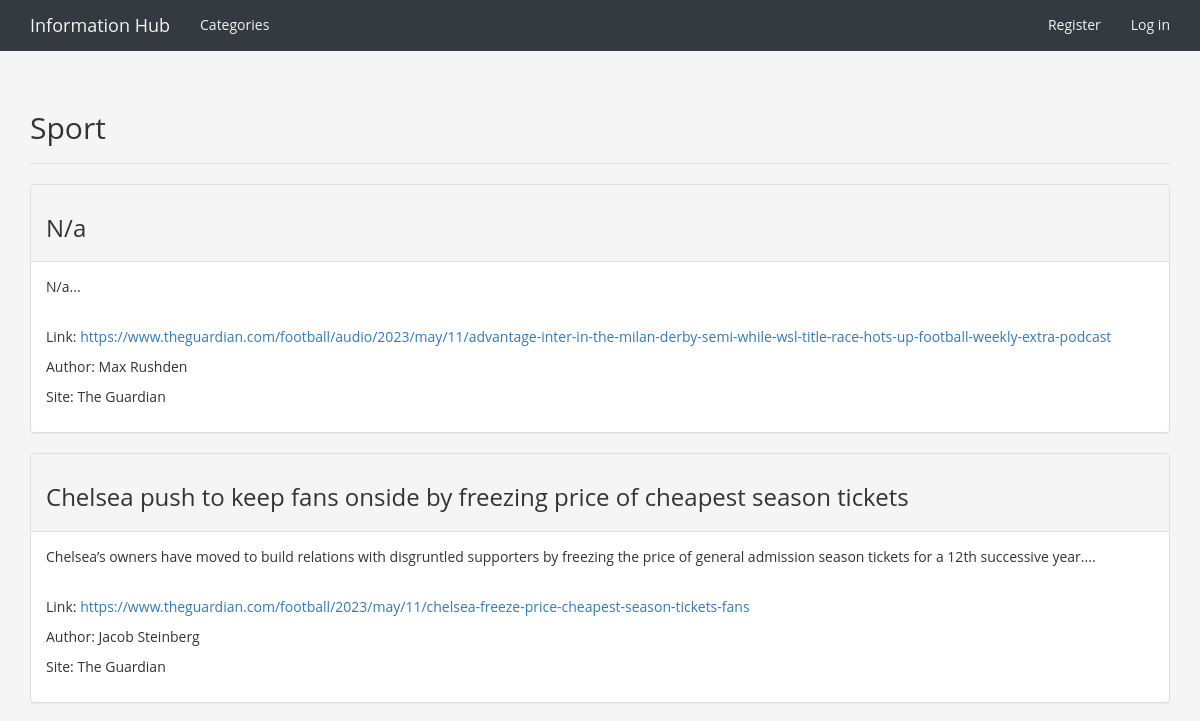
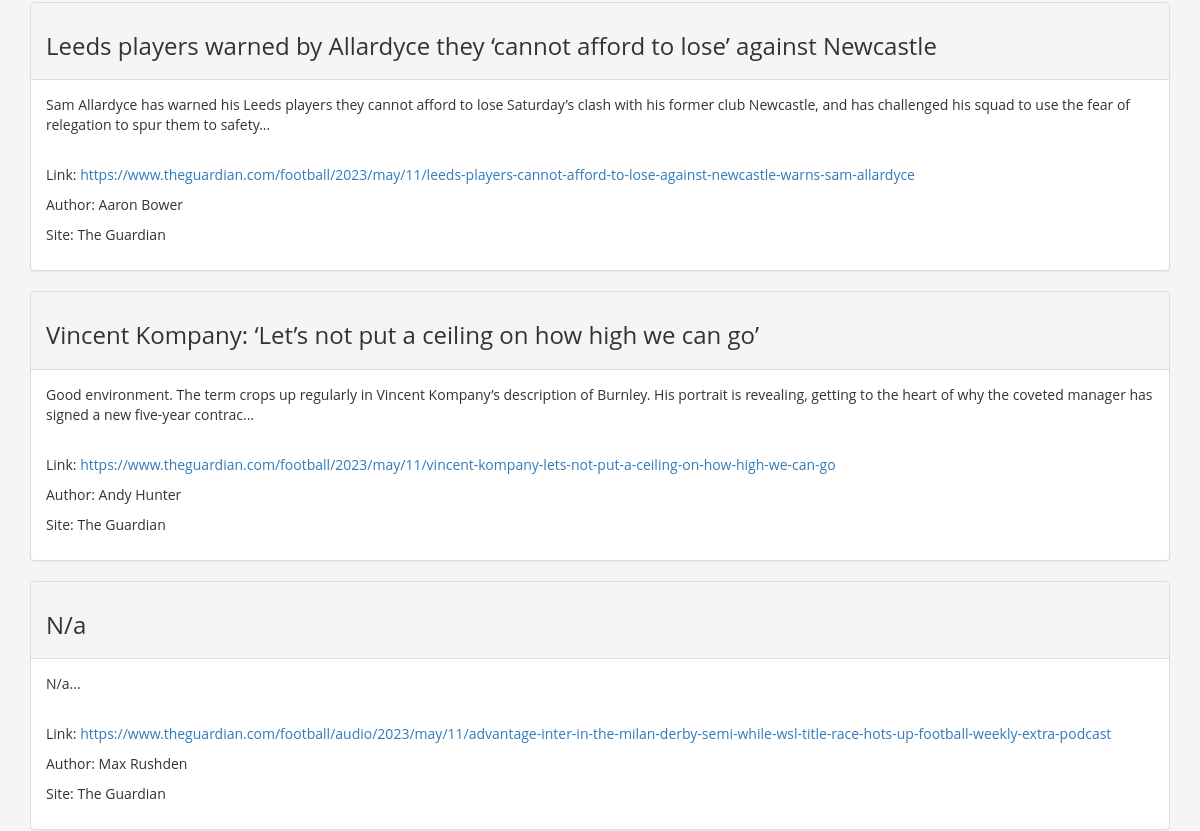
The app's page /categories/2/ (upper part), older data (2 pictures, top to bottom).
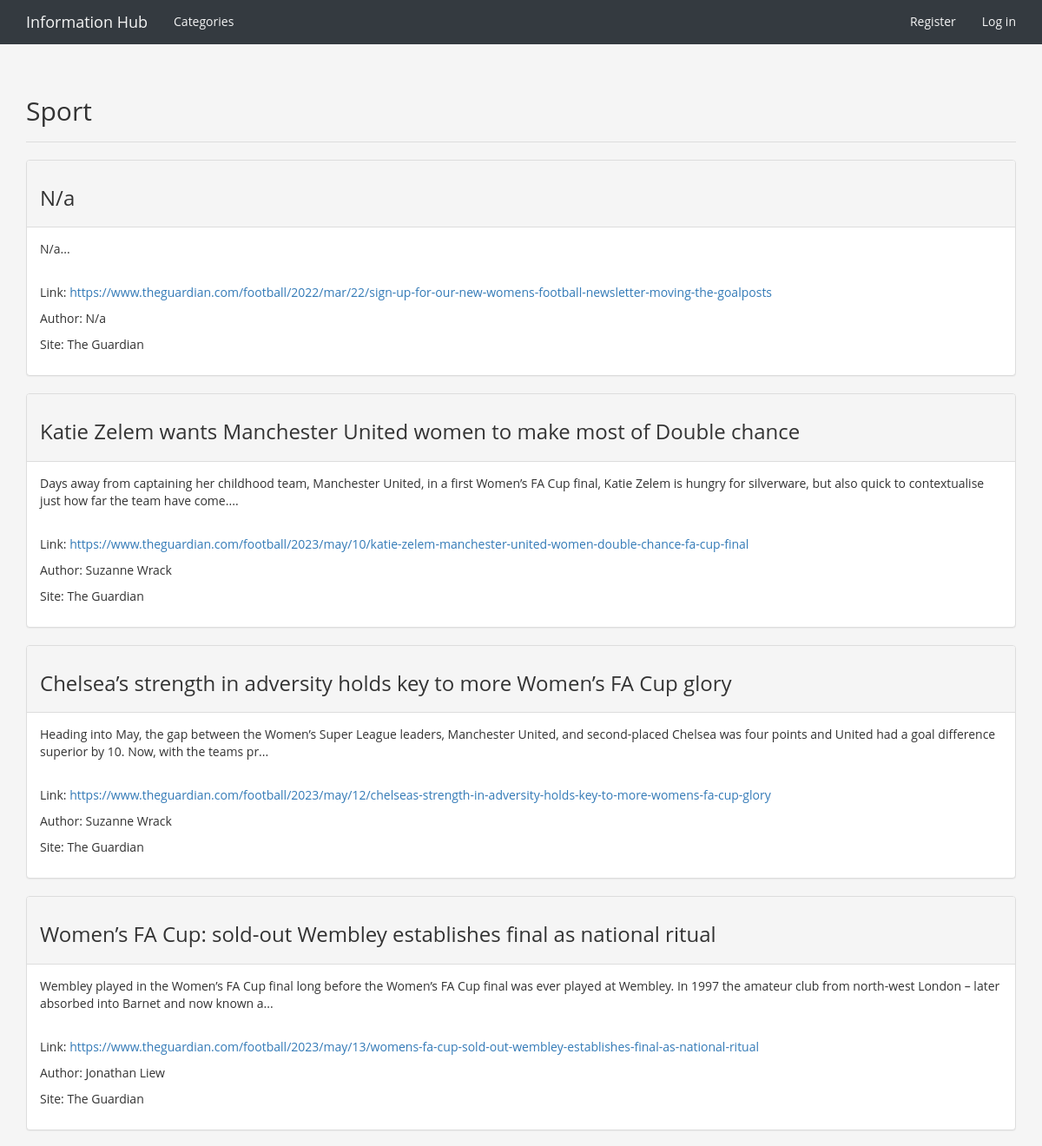
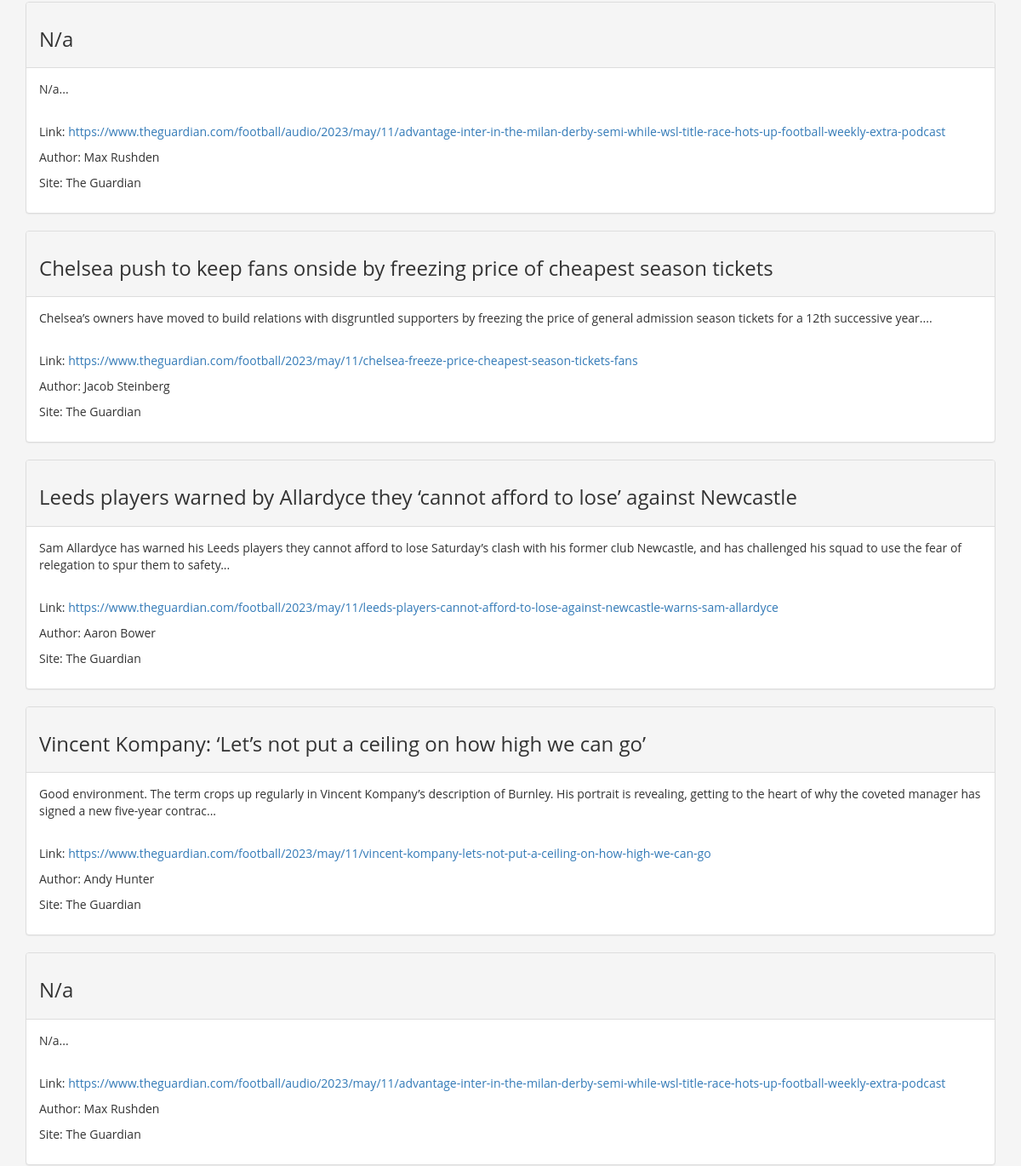
The same page, newer data (2 pictures, top to bottom).
### info_hubs/models.py (models this page shows, shortened)
class Article(models.Model):
    category = models.ForeignKey(
        Category,
        on_delete=models.CASCADE
    )
    text = models.TextField()
    date_added = models.DateTimeField(auto_now_add=True)
    class Meta:
        verbose_name_plural = 'articles'
    def __str__(self):
        return self.text

### info_hubs/views.py (the view)
# urls.py: re_path('^categories/(?P<category_id>\d+)/$', views.category, name='category'),
def category(request, category_id):
    category = Category.objects.get(id=category_id)
    articles = category.article_set.order_by('-date_added')
    for article in articles:
        soup = BeautifulSoup(article.text, 'html.parser')
        headline = soup.find('h3')
        image = soup.find('a href')
        if headline:
            article.headline = headline.text
            article.text = str(soup).replace(str(headline), '')
        if image:
            article.image = image['href']
            article.text = str(soup).replace(str(image), '')
    context = {'category': category, 'articles': articles}
    return render(request, 'info_hubs/category.html', context)

### info_hubs/models.py (called while the page is built)
    def __str__(self):
        return self.text

### info_hubs/templates/info_hubs/category.html (shortened to what this page needs)
{% extends 'info_hubs/base.html' %}
{% block header %}
  <h2>{{ category }}</h2>
{% endblock header %}
{% block content %}
  {% for article in articles %}
      <div class="panel panel-default">
        <div class="panel-heading">
        <h3>
          {{ article.headline }}
        </h3>
      </div>
      <div class="panel-body">
        {{ article|safe }}
      </div>
    </div>
    {% empty %}
      There are no entries for this topic yet.
    {% endfor %}
{% endblock content %}

Row changes from the older to the newer data that the page shows:
added Article: headline "N/a", text "N/a... Link: https://www.theguardian.com/football/2022/mar/22/sign-up-for-our-new-womens-football-newsletter-moving-the-goalposts Author: N/a Site: The Guardian"
added Article: headline "Katie Zelem wants Manchester United women to make most of Double chance", text "Days away from captaining her childhood team, Manchester United, in a first Women’s FA Cup final, Katie Zelem is hungry for silverware, but also quick to contextualise just how far the team have come.... Link: https://www.theguardian.com/football/2023/may/10/katie-zelem-manchester-united-women-double-chance-fa-cup-final Author: Suzanne Wrack Site: The Guardian"
added Article: headline "Chelsea’s strength in adversity holds key to more Women’s FA Cup glory", text "Heading into May, the gap between the Women’s Super League leaders, Manchester United, and second-placed Chelsea was four points and United had a goal difference superior by 10. Now, with the teams pr... Link: https://www.theguardian.com/football/2023/may/12/chelseas-strength-in-adversity-holds-key-to-more-womens-fa-cup-glory Author: Suzanne Wrack Site: The Guardian"
added Article: headline "Women’s FA Cup: sold-out Wembley establishes final as national ritual", text "Wembley played in the Women’s FA Cup final long before the Women’s FA Cup final was ever played at Wembley. In 1997 the amateur club from north-west London – later absorbed into Barnet and now known a... Link: https://www.theguardian.com/football/2023/may/13/womens-fa-cup-sold-out-wembley-establishes-final-as-national-ritual Author: Jonathan Liew Site: The Guardian"
